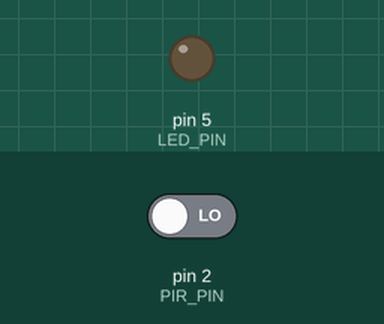
A sketch run on a simulated Arduino Uno, built with avr-gcc and run on an emulated ATmega328P. Shown: output pins drawn as LEDs (lit = HIGH). The inputs (shaded band) are chosen by the test bench; at power-on: pin 2 (PIR_PIN) LOW.

Above: at 1.2 s.
1.3 s: pin 2 (PIR_PIN) driven HIGH
At 1.8 s:
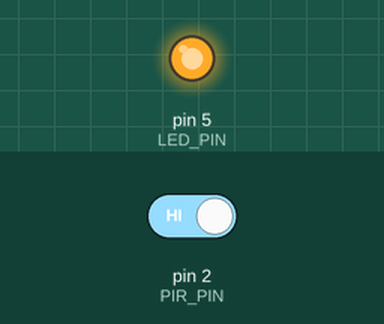
2.8 s: pin 2 (PIR_PIN) driven LOW
At 5.3 s:
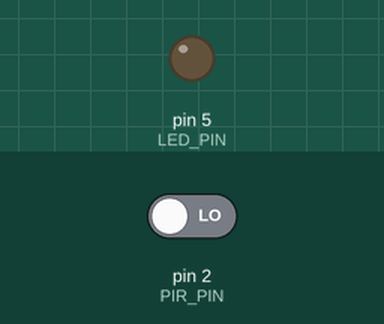
Timing chart, 0 to 6.8 s (numbered marks = the images above; inputs shaded):
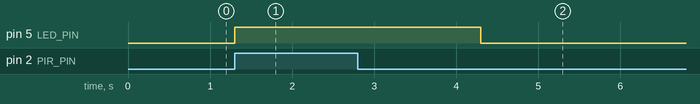

Measured:
- after the input at 1.3 s, pin 5 (LED_PIN): LOW → HIGH at once
- after the input at 2.8 s, pin 5 (LED_PIN): goes on until 4.3 s, then stays LOW

The sketch:

act_3_b.ino
```cpp
/*
     ________  ___   ___
    / __/ __ \/ _ | / _ \
   _\ \/ /_/ / __ |/ , _/
  /___/\____/_/ |_/_/|_|
  Arduino Workshop Series
  Practice
  > By 1487Quantum ( https://github.com/1487quantum )

  > Activity 3 (PIR Motion Sensor with LED), Task B
  > =====================================================
  > Trigger the LED ON for 3s when motion is detected via polling method.


*/

#define PIR_PIN 2
#define LED_PIN 5

int pRead = 0;

void setup() {
  pinMode(LED_PIN, OUTPUT);
  pinMode(PIR_PIN, INPUT);
}

void turnOnLED() {
  digitalWrite(LED_PIN, HIGH);
  delay(3000);
  digitalWrite(LED_PIN, LOW);
  delay(1);
}

void loop() {
  pRead = digitalRead(PIR_PIN);
  if (pRead)
    turnOnLED();
  delay(100);
}
```
